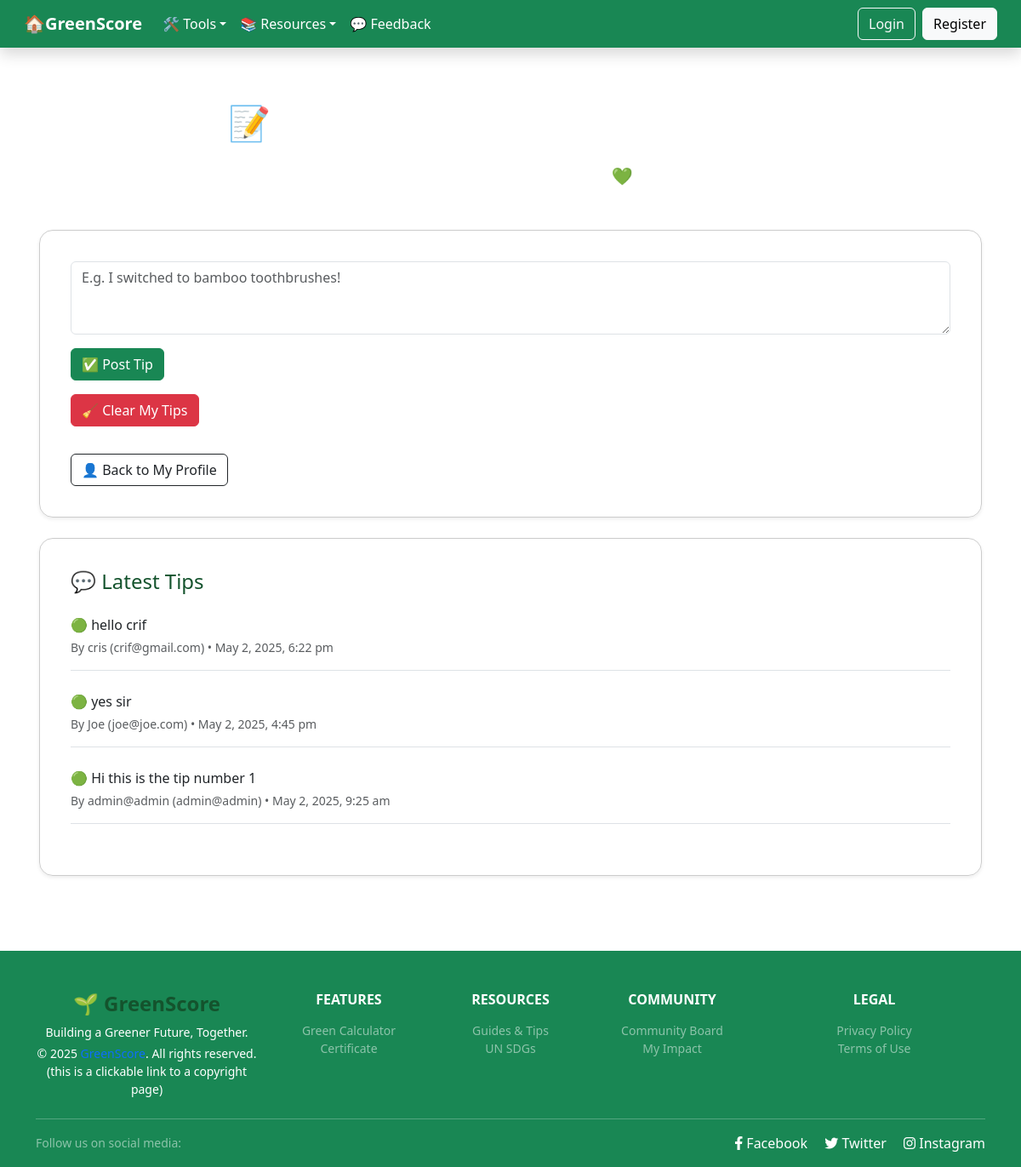
/community.php, run on an earlier commit of the app's database.
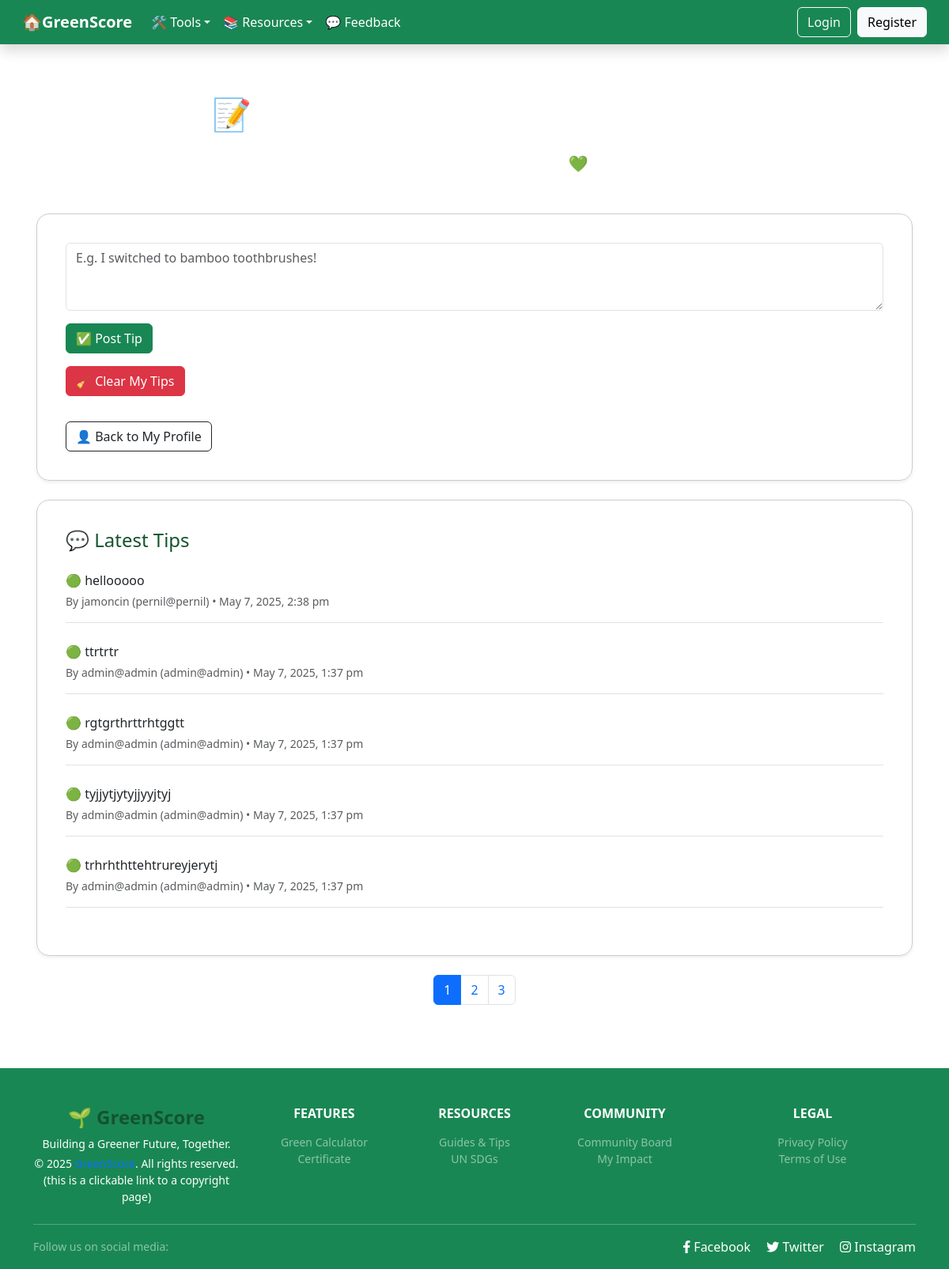
And on a later commit of the database.
### tables this page shows
CREATE TABLE `community_tips` (
  `id` int(10) UNSIGNED NOT NULL,
  `user_id` int(10) UNSIGNED NOT NULL,
  `message` text NOT NULL,
  `created_at` datetime DEFAULT current_timestamp()
);

CREATE TABLE `new_users` (
  `id` int(10) UNSIGNED NOT NULL,
  `username` varchar(50) NOT NULL,
  `email` varchar(100) NOT NULL,
  `password` varchar(255) NOT NULL,
  `role` enum('admin','user') DEFAULT 'user',
  `created_at` timestamp NOT NULL DEFAULT current_timestamp(),
  `cardid` int(10) DEFAULT NULL,
  `status` enum('active','inactive','deactivated') NOT NULL DEFAULT 'active',
  `company_name` varchar(100) DEFAULT NULL,
  `contact_person` varchar(100) DEFAULT NULL,
  `phone_number` varchar(20) DEFAULT NULL
);

### community.php (the view, shortened to what this page needs)
<?php
require_once 'includes/connect_db.php';
include 'includes/nav.php';
$limit = 5;
$page = isset($_GET['page']) ? max((int)$_GET['page'], 1) : 1;
$offset = ($page - 1) * $limit;
$total_query = mysqli_query($link, "SELECT COUNT(*) as total FROM community_tips");
$total = mysqli_fetch_assoc($total_query)['total'];
$total_pages = ceil($total / $limit);
$query = "
    SELECT ct.*, u.username, u.email
    FROM community_tips ct
    JOIN new_users u ON ct.user_id = u.id
    ORDER BY ct.created_at DESC
    LIMIT $limit OFFSET $offset
";
$results = mysqli_query($link, $query);
?>
<!DOCTYPE html>
<html lang="en">
<head>
    <link href="https://cdn.jsdelivr.net/npm/bootstrap@5.3.3/dist/css/bootstrap.min.css" rel="stylesheet">
    <link href="https://cdnjs.cloudflare.com/ajax/libs/font-awesome/6.4.0/css/all.min.css" rel="stylesheet">
    <link href="style.css" rel="stylesheet">
</head>
<body>
<div class="page-wrapper">
    <div class="container content-wrapper">
        <h1 class="text-white text-center mb-4">📝 Sustainability Community Board</h1>
        <p class="lead text-center text-white mb-5">Share your eco-friendly tips 💚</p>
        <div class="card card-bg shadow-sm mb-4">
            <div class="card-body">
                <form action="post_tip.php" method="POST">
                    <textarea name="message" rows="3" class="form-control" placeholder="E.g. I switched to bamboo toothbrushes!" required></textarea>
                    <button type="submit" class="btn btn-success mt-3">✅ Post Tip</button>
                </form>
                <div class="d-flex justify-content-between align-items-center mt-3">
                    <form method="POST" action="clear_tips.php" onsubmit="return confirm('⚠️ Are you sure you want to clear all your tips? This cannot be undone.')">
                        <button type="submit" class="btn btn-danger">🧹 Clear My Tips</button>
                    </form>
                </div>
                <div class="d-flex justify-content-between align-items-center mt-3">
                    <a href="user_account.php" class="btn btn-outline-dark">
                        👤 Back to My Profile
                    </a>
                </div>
            </div>
        </div>
        <div class="card card-bg shadow-sm mb-4">
            <div class="card-body">
                <h4 class="mb-4">💬 Latest Tips</h4>
                <?php if (mysqli_num_rows($results) > 0): ?>
                    <?php while ($row = mysqli_fetch_assoc($results)): ?>
                        <div class="mb-4 border-bottom pb-3" id="tip-<?= $row['id'] ?>">
                            <p class="mb-1">🟢 <?= htmlspecialchars($row['message']) ?></p>
                            <small class="text-muted">
                                By <?= htmlspecialchars($row['username']) ?> (<?= htmlspecialchars($row['email']) ?>)
                                • <?= date('F j, Y, g:i a', strtotime($row['created_at'])) ?>
                            </small>
                        </div>
                    <?php endwhile; ?>
                <?php else: ?>
                    <div class="alert alert-info">No tips shared yet. Be the first!</div>
                <?php endif; ?>
            </div>
        </div>
        <?php if ($total_pages > 1): ?>
            <nav class="mt-4">
                <ul class="pagination justify-content-center">
                    <?php for ($p = 1; $p <= $total_pages; $p++): ?>
                        <li class="page-item <?= $p === $page ? 'active' : '' ?>">
                            <a class="page-link" href="?page=<?= $p ?>"><?= $p ?></a>
                        </li>
                    <?php endfor; ?>
                </ul>
            </nav>
        <?php endif; ?>
    </div>
    <?php include 'includes/footer.php'; ?>
</div>
</body>
</html>

What changed in the data, as far as the page shows it:
no longer on this page (row unchanged): community_tips: message "hello crif", user.username "cris", user.email "crif@gmail.com", created_at "May 2, 2025, 6:22 pm"
no longer on this page (row unchanged): community_tips: message "yes sir", user.username "Joe", user.email "joe@joe.com", created_at "May 2, 2025, 4:45 pm"
no longer on this page (row unchanged): community_tips: message "Hi this is the tip number 1", user.username "admin@admin", user.email "admin@admin", created_at "May 2, 2025, 9:25 am"
added community_tips: message "hellooooo", user.username "jamoncin", user.email "pernil@pernil", created_at "May 7, 2025, 2:38 pm"
added community_tips: message "ttrtrtr", user.username "admin@admin", user.email "admin@admin", created_at "May 7, 2025, 1:37 pm"
added community_tips: message "rgtgrthrttrhtggtt", user.username "admin@admin", user.email "admin@admin", created_at "May 7, 2025, 1:37 pm"
added community_tips: message "tyjjytjytyjjyyjtyj", user.username "admin@admin", user.email "admin@admin", created_at "May 7, 2025, 1:37 pm"
added community_tips: message "trhrhthttehtrureyjerytj", user.username "admin@admin", user.email "admin@admin", created_at "May 7, 2025, 1:37 pm"
Also different on the page:
new list line: "1"
new list line: "2"
new list line: "3"
